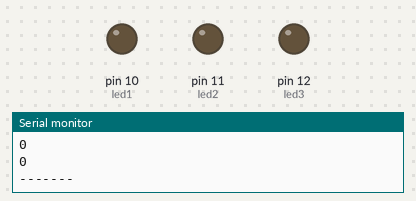
The sketch below on a simulated Arduino Uno, built with avr-gcc and run on an emulated ATmega328P. Shown: output pins drawn as LEDs (lit = HIGH), the last lines printed to the serial monitor.

Above: at 1.0 s.
At 2.5 s:
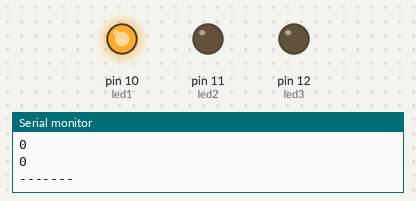
At 4.5 s:
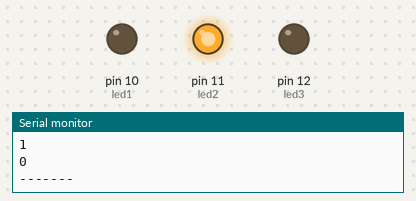
At 6.5 s:
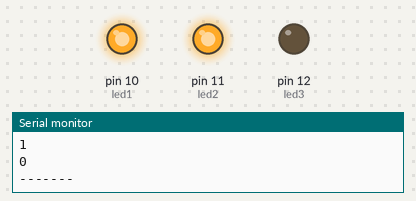
At 8.5 s:
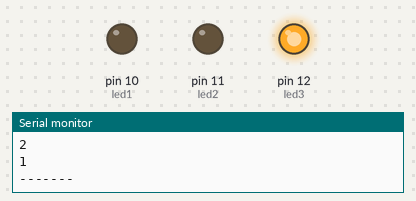
At 14.5 s:
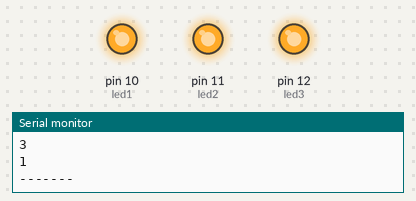
Timing chart, 0 to 18.4 s (numbered marks = the images above):
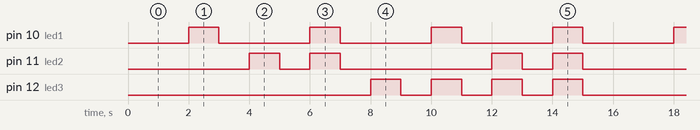

Measured:
- by itself, pin 10 (led1): alternates HIGH for 1.0 s and LOW for 3.0 s
- by itself, pin 11 (led2): repeats every 8.0 s: LOW 1.0 s, HIGH 1.0 s, LOW 5.0 s, HIGH 1.0 s
- by itself, pin 12 (led3): goes 3 × (HIGH 1.0 s, LOW 1.0 s), HIGH 1.0 s, LOW 9.0 s, 3 × (HIGH 1.0 s, LOW 1.0 s), HIGH 1.0 s, then LOW

The sketch:

Exercise2_BinaryCounter.ino
```cpp
#define LED1 10
int led1 = LED1;

#define LED2 11
int led2 = LED2;

#define LED3 12
int led3 = LED3;

#define PAUSE 1000

void setup() {
  // put your setup code here, to run once:
  Serial.begin(9600);
  pinMode(led1, OUTPUT);
  pinMode(led2, OUTPUT);
  pinMode(led3, OUTPUT);
}

void loop() {
  // put your main code here, to run repeatedly:
  for (int i = 0; i < 8; i++) {
     if (i % 2 == 1) {
      digitalWrite(led1, HIGH);
    }

    if ((i >> 1) % 2 == 1) {
      digitalWrite(led2, HIGH);
    }

    if ((i >> 2) % 2 == 1) {
      digitalWrite(led3, HIGH);
    }

    Serial.println(i, BIN);
    Serial.println(i>>1);
    Serial.println(i>>2);
    Serial.println("-------");
    delay(PAUSE);
    digitalWrite(led1, LOW);
    digitalWrite(led2, LOW);
    digitalWrite(led3, LOW);
    delay(PAUSE);
  }

}
```
